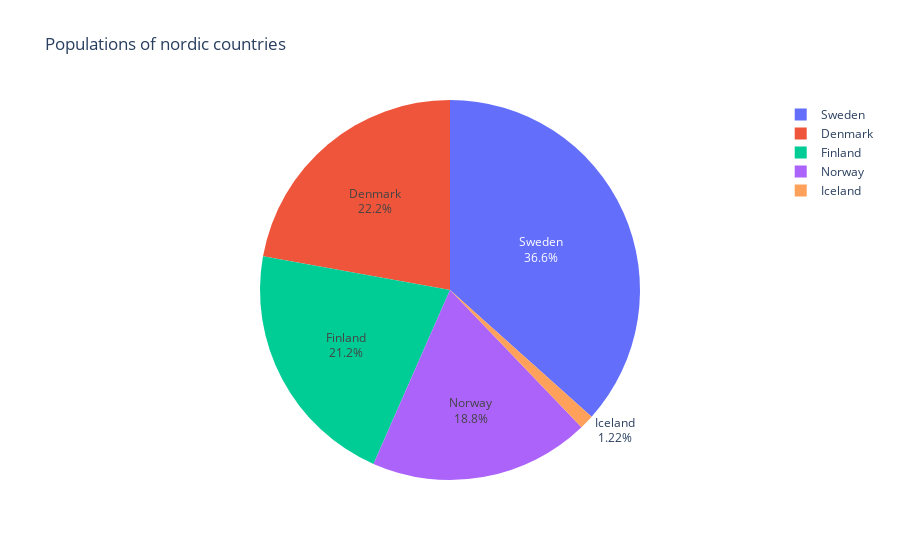

The cell this chart's notebook holds for it:
### Markdown cell above
## Pie charts

### Code cell
fig = px.pie(nordic2007, values= "pop", title= "Populations of nordic countries", names="country")

fig.update_traces(textinfo= "label + percent")

fig.show()

### Figure 1 — Plotly figure (JSON) as saved in the notebook; plotly's stock layout.template omitted (floating-point values rounded to 4 significant figures)
{"data": [{"domain": {"x": [0, 1], "y": [0, 1]}, "hovertemplate": "country=%{label}<br>pop=%{value}<extra></extra>", "labels": ["Denmark", "Finland", "Iceland", "Norway", "Sweden"], "legendgroup": "", "name": "", "showlegend": true, "textinfo": "label+percent", "type": "pie", "values": [5468120, 5238460, 301931, 4627926, 9031088]}], "layout": {"legend": {"tracegroupgap": 0}, "title": {"text": "Populations of nordic countries"}}}
